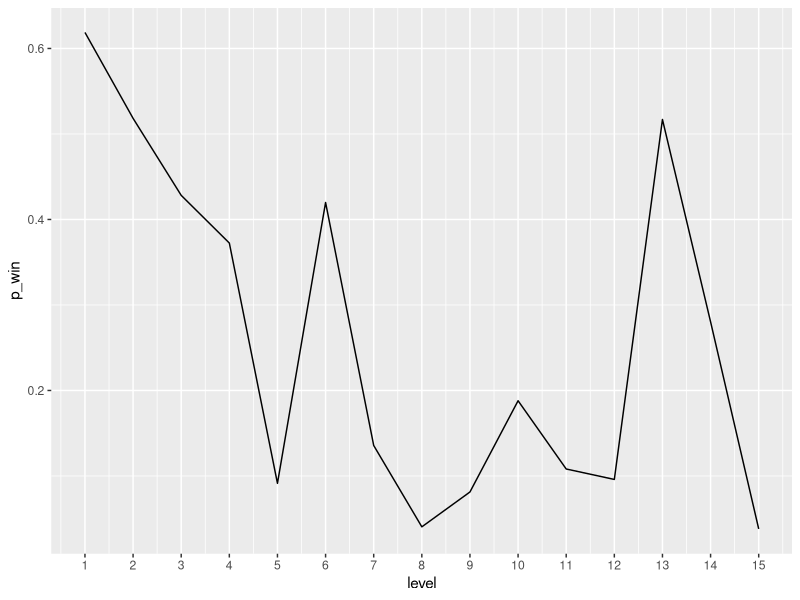
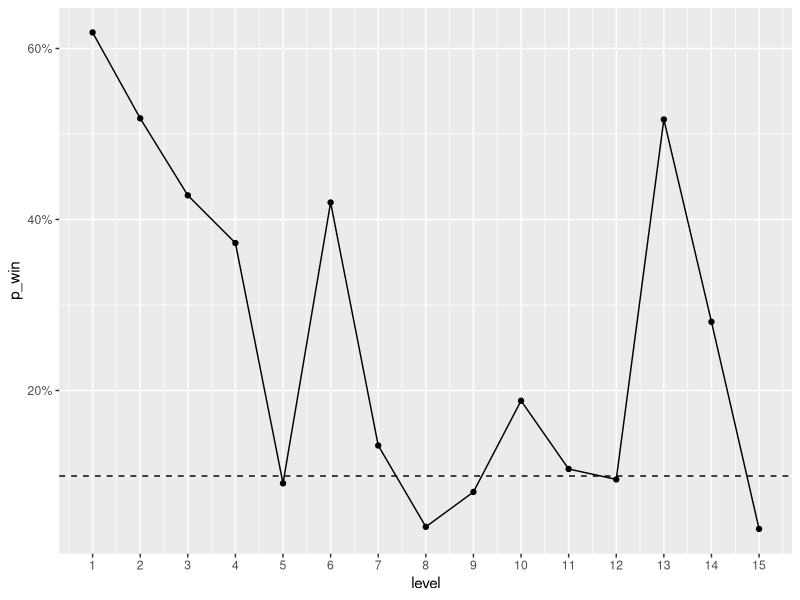
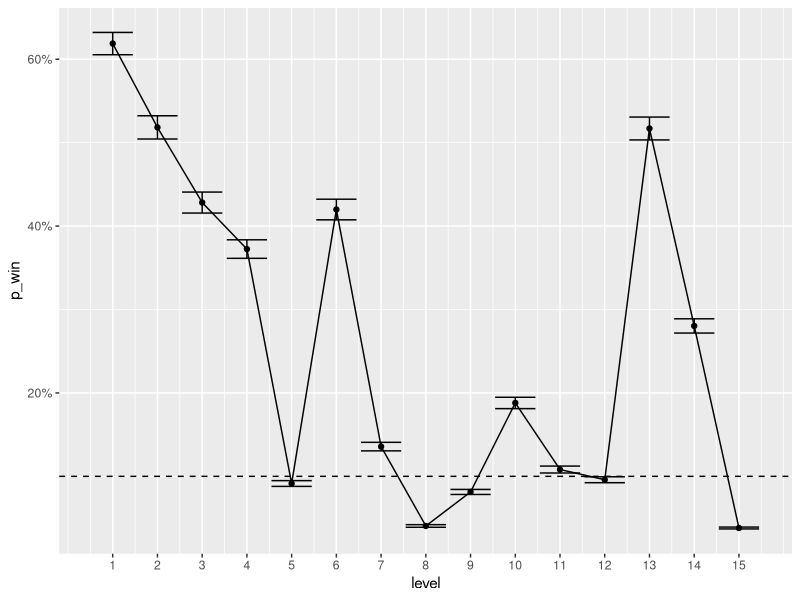

These figures' R source, in order:
## ---- chunk 1
# Loading in packages

library(readr)
library(dplyr)
library(ggplot2)
## ---- chunk 2
# Reading in the data
data <- read_csv("datasets/candy_crush.csv")

# Printing out the first six rows
head(data)
## ---- chunk 3
# Count and display the number of unique players
print("Number of players:")
data$player_id %>% unique() %>% length()

# Display the date range of the data
print("Period for which we have data:")
range(data$dt)
## ---- chunk 4
# Calculating level difficulty
difficulty <- data %>%
 group_by(level) %>%
 summarise(attempts = sum(num_attempts), wins = sum(num_success)) %>%
 mutate(p_win = wins / attempts)

# Printing out the level difficulty
difficulty
## ---- chunk 5
# Plotting the level difficulty profile
ggplot(difficulty, aes(x = level, y = p_win)) +
geom_line() +
scale_x_continuous(breaks = 1:15) 
## ---- chunk 6
# Adding points and a dashed line
ggplot(difficulty, aes(x = level, y = p_win)) +
geom_line() +
scale_x_continuous(breaks = 1:15) +
scale_y_continuous(label = scales::percent) +
geom_point() +
geom_hline(yintercept = 0.1, linetype = "dashed")
## ---- chunk 7
# Computing the standard error of p_win for each level
difficulty <- difficulty %>%
    group_by(level) %>%
    mutate(error = sqrt(p_win*(1-p_win)/attempts))

difficulty
## ---- chunk 8
# Adding standard error bars
ggplot(difficulty, aes(x = level, y = p_win)) +
geom_line() +
scale_x_continuous(breaks = 1:15) +
scale_y_continuous(label = scales::percent) +
geom_point() +
geom_hline(yintercept = 0.1, linetype = "dashed") +
geom_errorbar(aes(ymin = p_win - error, ymax = p_win + error))

## ---- chunk 9

# The probability of completing the episode without losing a single time
p <- prod(difficulty$p_win)

# Printing it out
p

